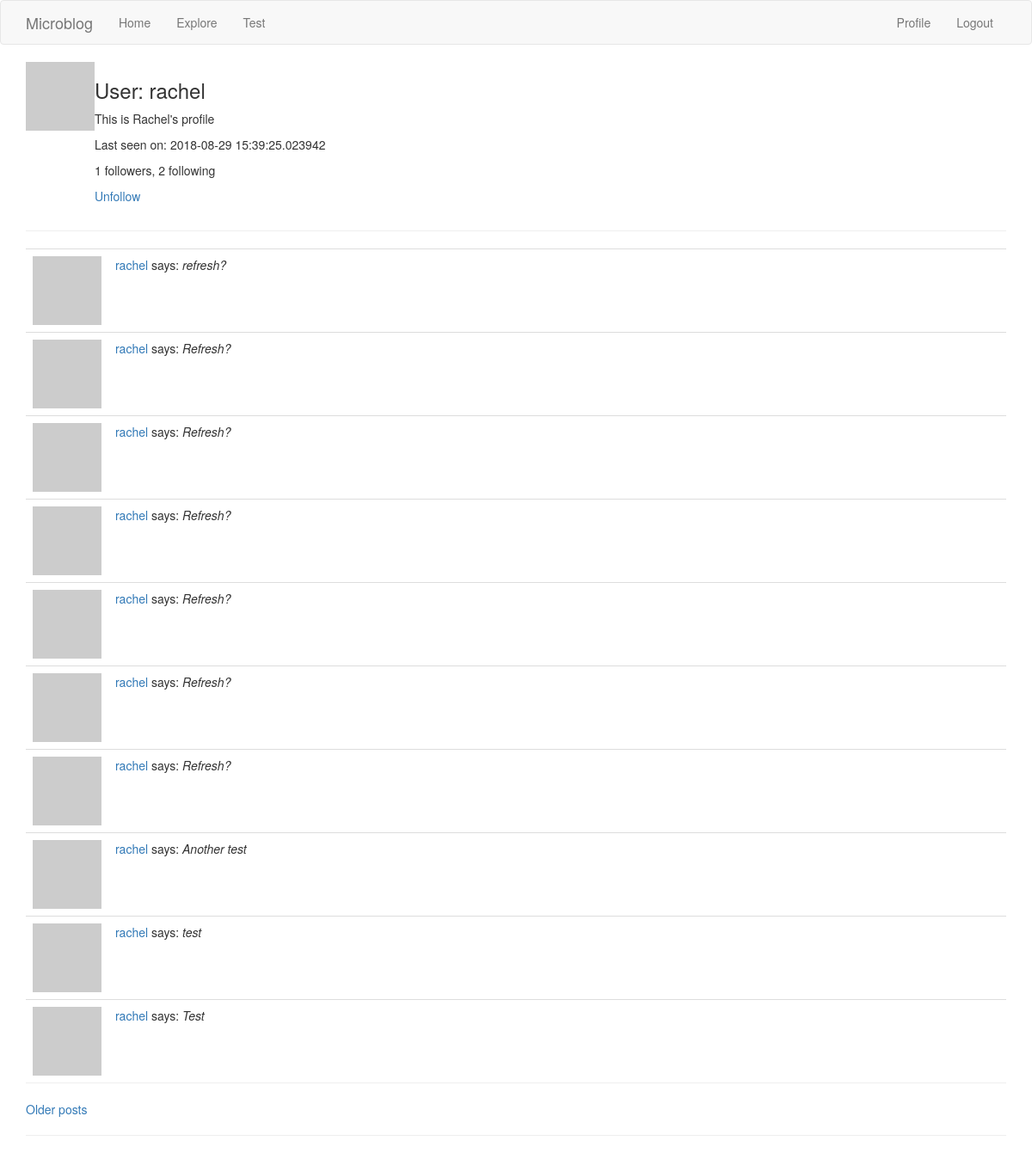
Page /user/rachel (signed in) on the committed database.
### app/models.py (models this page shows, shortened)
class User(UserMixin, db.Model):
    id = db.Column(db.Integer, primary_key=True)
    username = db.Column(db.String(64), index=True, unique=True)
    email = db.Column(db.String(120), index=True, unique=True)
    pw_hash = db.Column(db.String(128))
    about_me = db.Column(db.String(140))
    datetime_joined = db.Column(db.DateTime, default=datetime.utcnow)
    datetime_last_seen = db.Column(db.DateTime, default=datetime.utcnow)
    posts = db.relationship('Post', backref='author', lazy='dynamic')
    followed = db.relationship(
        'User', # Self-referential
        secondary=followers, # Association table defined above
        primaryjoin=(followers.c.follower_id == id), # How left-side entity is linked: User's `id` matches the `follower_id` field of the association table
        secondaryjoin=(followers.c.followed_id == id), # How the right-side entity (followed user) is linked.
        backref=db.backref('followers', lazy='dynamic'), # How this relationship will be accessed from the right-side entity (followed)
        lazy='dynamic' # `dynamic` sets up the query to not run until specifically requested
    )
    def avatar(self, size):
        digest = md5(self.email.lower().encode('utf-8')).hexdigest()
        return 'https://www.gravatar.com/avatar/{}?d=identicon&s={}'.format(digest, size)
    def is_following(self, user):
        return self.followed.filter(
            followers.c.followed_id == user.id).count() > 0

class Post(db.Model):
    id = db.Column(db.Integer, primary_key=True)
    body = db.Column(db.String(140))
    timestamp = db.Column(db.DateTime, index=True, default=datetime.utcnow)
    user_id = db.Column(db.Integer, db.ForeignKey('user.id'))

### app/routes.py (the view)
@application.route('/user/<username>')
@login_required
def user(username):
    user = User.query.filter_by(username=username).first_or_404()
    page = request.args.get('page', 1, type=int)
    posts = user.posts.order_by(Post.timestamp.desc()).paginate(
        page, application.config['POSTS_PER_PAGE'], False)
    next_url = url_for('user', username=user.username, page=posts.next_num) if posts.has_next else None
    prev_url = url_for('user', username=user.username, page=posts.prev_num) if posts.has_prev else None
    return render_template('user.html', user=user, posts=posts.items, next_url=next_url, prev_url=prev_url)

### app/models.py (called while the page is built)
@login.user_loader
def load_user(id):
    return User.query.get(int(id))

### app/routes.py (called while the page is built)
@application.before_request
def before_request():
    if current_user.is_authenticated:
        current_user.datetime_last_seen = datetime.utcnow()
        db.session.commit()

### app/templates/user.html (shortened to what this page needs)
{% extends "base.html" %}
{% block app_content %}
  <table>
    <tr valign="top">
      <td><img src="{{ user.avatar(64) }}"></td>
      <td>
        <h3>User: {{ user.username }}</h3>
        {% if user.about_me %}<p>{{ user.about_me }}</p>{% endif %}
        {% if user.datetime_last_seen %}<p>Last seen on: {{ user.datetime_last_seen }}</p>{% endif %}
        <p>{{ user.followers.count() }} followers, {{ user.followed.count() }} following</p>
        {% if user == current_user %}
        <p><a href="{{ url_for('edit_profile') }}">Edit profile</a></p>
        {% elif not current_user.is_following(user) %}
        <p><a href="{{ url_for('follow', username=user.username) }}">Follow</a><p>
        {% else %}
        <p><a href="{{ url_for('unfollow', username=user.username) }}">Unfollow</a><p>
        {% endif %}
      </td>
    </tr>
  </table>
  <hr>
  {% for post in posts %}
    {% include '_post.html' %}
  {% endfor %}
  <hr style="margin-top: 0 !important;">
  {% if next_url %}<a href="{{ next_url }}">Older posts</a>{% endif %}
{% endblock %}

### app/templates/_post.html
<table class="table table-hover" style="margin-bottom: 0 !important;">
  <tr>
    <td width="30px">
      <a href="{{ url_for('user', username=post.author.username) }}">
        <img src="{{ post.author.avatar(16) }}">
      </a>
    </td>
    <td>
      <a href="{{ url_for('user', username=post.author.username) }}">
        {{ post.author.username }}
      </a> says: <i>{{ post.body }}</i>
    </td>
  </tr>
</table>

### rows in the picture
User: username "rachel", about_me "This is Rachel's profile", datetime_last_seen "2018-08-29 15:39:25.023942"
Post: author.username "rachel", body "refresh?"
Post: author.username "rachel", body "Refresh?"
Post: author.username "rachel", body "Refresh?"
Post: author.username "rachel", body "Refresh?"
Post: author.username "rachel", body "Refresh?"
Post: author.username "rachel", body "Refresh?"
Post: author.username "rachel", body "Refresh?"
Post: author.username "rachel", body "Another test"
Post: author.username "rachel", body "test"
Post: author.username "rachel", body "Test"

### other values in the picture
{{ user.followers.count() }} "1"
{{ user.followed.count() }} "2"
